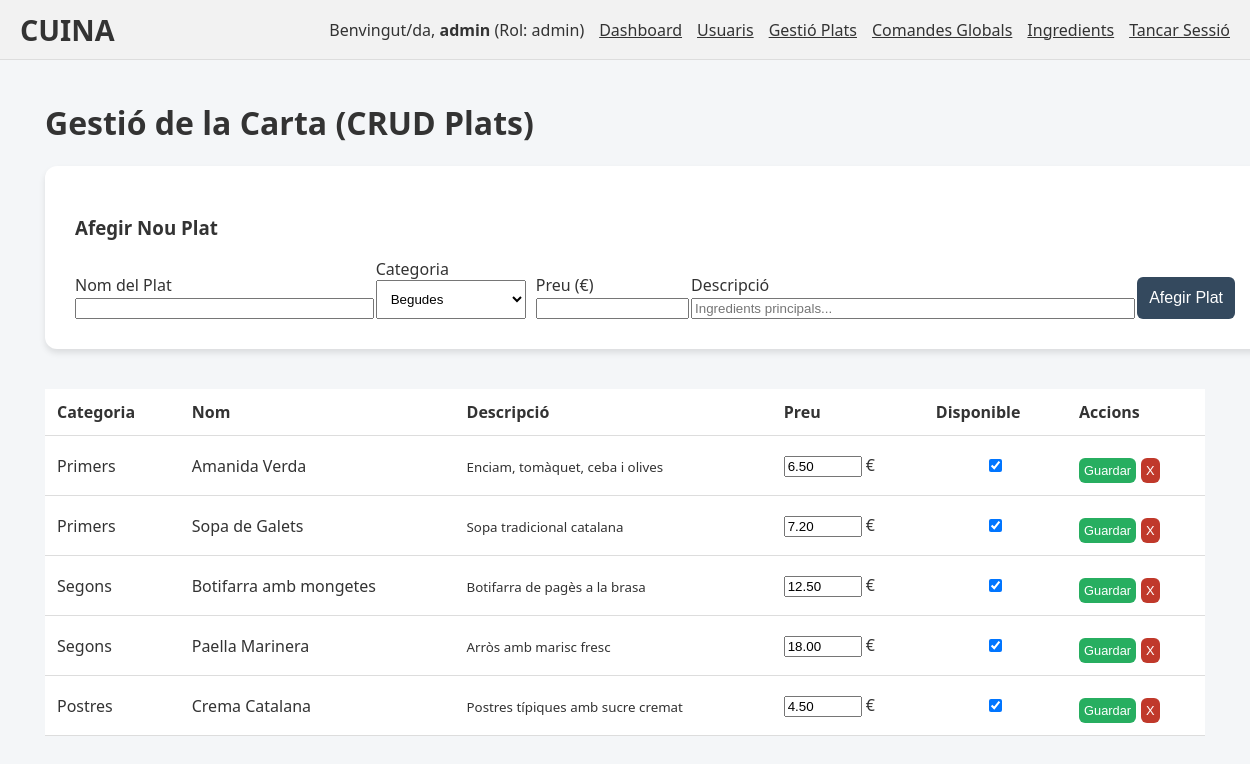
The app's page /public/admin_plats.php (signed in) with its own data.
### tables this page shows
CREATE TABLE `plats` (
  `id` INT AUTO_INCREMENT PRIMARY KEY,
  `categoria_id` INT NOT NULL,
  `nom` VARCHAR(160) NOT NULL,
  `descripcio` TEXT,
  `preu` DECIMAL(10,2) NOT NULL,
  `imatge_url` VARCHAR(255),
  `disponible` BOOLEAN DEFAULT TRUE,
  FOREIGN KEY (`categoria_id`) REFERENCES `categories`(`id`)
);

CREATE TABLE `categories` (
  `id` INT AUTO_INCREMENT PRIMARY KEY,
  `nom` VARCHAR(100) NOT NULL UNIQUE
);

### public/admin_plats.php (called while the page is built, shortened)
<?php
require_once __DIR__ . '/../src/database.php';
$categories = $dbConnection->query("SELECT * FROM categories")->fetch_all(MYSQLI_ASSOC);
$plats = $dbConnection->query("SELECT p.*, c.nom as cat_nom FROM plats p JOIN categories c ON p.categoria_id = c.id ORDER BY p.categoria_id, p.nom")->fetch_all(MYSQLI_ASSOC);
require_once __DIR__ . '/../views/admin_plats.view.php';
?>

### views/admin_plats.view.php (the view, shortened to what this page needs)
<!DOCTYPE html>
<html lang="ca">
<head>
    <link rel="stylesheet" href="css/styles.css">
</head>
<body>
    <?php require_once __DIR__ . '/partials/header.php'; ?>
    <div class="container">
        <h1>Gestió de la Carta (CRUD Plats)</h1>
        <div class="form-container" style="max-width: 100%; margin: 0 0 30px 0;">
            <h3>Afegir Nou Plat</h3>
            <form method="POST" action="admin_plats.php" style="display: flex; flex-wrap: wrap; gap: 10px; align-items: flex-end;">
                <div style="flex: 2; min-width: 200px;">
                    <label>Nom del Plat</label>
                    <input type="text" name="nom" required style="width: 100%;">
                </div>
                <div style="flex: 1; min-width: 150px;">
                    <label>Categoria</label>
                    <select name="categoria_id" style="width: 100%; padding: 10px;">
                        <?php foreach ($categories as $cat): ?>
                            <option value="<?= $cat['id'] ?>"><?= htmlspecialchars($cat['nom']) ?></option>
                        <?php endforeach; ?>
                    </select>
                </div>
                <div style="flex: 1; min-width: 100px;">
                    <label>Preu (€)</label>
                    <input type="number" step="0.01" name="preu" required style="width: 100%;">
                </div>
                <div style="flex: 3; min-width: 300px;">
                    <label>Descripció</label>
                    <input type="text" name="descripcio" placeholder="Ingredients principals..." style="width: 100%;">
                </div>
                <button type="submit" name="create_plat" style="width: auto; height: fit-content; margin: 0;">Afegir Plat</button>
            </form>
        </div>
        <div style="overflow-x: auto;">
            <table>
                <thead>
                    <tr>
                        <th>Categoria</th>
                        <th>Nom</th>
                        <th>Descripció</th>
                        <th>Preu</th>
                        <th>Disponible</th>
                        <th>Accions</th>
                    </tr>
                </thead>
                <tbody>
                    <?php foreach ($plats as $p): ?>
                        <tr>
                            <td><?= htmlspecialchars($p['cat_nom']) ?></td>
                            <td><?= htmlspecialchars($p['nom']) ?></td>
                            <td><small><?= htmlspecialchars($p['descripcio']) ?></small></td>
                            <form method="POST" action="admin_plats.php">
                                <td>
                                    <input type="number" step="0.01" name="preu" value="<?= $p['preu'] ?>" style="width: 70px;"> €
                                </td>
                                <td class="text-center">
                                    <input type="checkbox" name="disponible" <?= $p['disponible'] ? 'checked' : '' ?>>
                                </td>
                                <td>
                                    <div style="display: flex; gap: 5px;">
                                        <button type="submit" name="update_plat" style="width: auto; padding: 5px; font-size: 0.8em; background: #27ae60;">Guardar</button>
                            </form>
                                        <form method="POST" action="admin_plats.php" onsubmit="return confirm('Eliminar aquest plat definitivament?');" style="margin:0;">
                                            <button type="submit" name="delete_plat" style="width: auto; padding: 5px; font-size: 0.8em; background: #c0392b;">X</button>
                                        </form>
                                    </div>
                        </tr>
                    <?php endforeach; ?>
</body>
</html>

### views/partials/header.php (shortened to what this page needs)
<header style="width: 100%; box-sizing: border-box; background-color: #f2f2f2; padding: 10px 20px; border-bottom: 1px solid #ddd; display: flex; justify-content: space-between; align-items: center;">
    <div>
        <a href="../index.php" style="text-decoration: none;">
            <h1 style="margin: 0; font-size: 1.8rem; color: var(--primary); font-weight: 800; cursor: pointer;">CUINA</h1>
        </a>
    </div>
    <div>
        <?php if (isset($_SESSION['loggedin']) && $_SESSION['loggedin'] === true): ?>
            <span>
                Benvingut/da,
                <strong><?php echo htmlspecialchars($_SESSION['username']); ?></strong>
                (Rol: <?php echo htmlspecialchars($_SESSION['rol']); ?>)
            </span>
            <a href="dashboard.php" style="margin-left: 15px;">Dashboard</a>
            <?php if ($_SESSION['rol'] === 'admin'): ?>
                <a href="admin_users.php" style="margin-left: 15px;">Usuaris</a>
                <a href="admin_plats.php" style="margin-left: 15px;">Gestió Plats</a>
            <?php endif; ?>
            <?php if ($_SESSION['rol'] === 'admin' || $_SESSION['rol'] === 'cuiner'): ?>
                <a href="comandes_globals.php" style="margin-left: 15px;">Comandes Globals</a>
                <a href="ingredients_resum.php" style="margin-left: 15px;">Ingredients</a>
            <?php endif; ?>
            <a href="logout.php" style="margin-left: 15px;">Tancar Sessió</a>
        <?php else: ?>
            <span>Benvingut/da a la plataforma</span>
        <?php endif; ?>
    </div>
</header>

### public/css/styles.css (style rules this page uses)
:root { --color-pendent: #e74c3c; --color-preparacio: #e67e22; --color-llest: #3498db; --color-entregat: #27ae60; --bg-body: #f4f6f8; --text-main: #333; --card-bg: #fff; --shadow: 0 4px 6px rgba(0,0,0,0.1); }
body { margin: 0; font-family: 'Segoe UI', sans-serif; background: var(--bg-body); color: var(--text-main); display: flex; flex-direction: column; min-height: 100vh; }
.container { max-width: 1200px; margin: 0 auto; padding: 20px; width: 100%; box-sizing: border-box; }
header { flex-wrap: wrap; gap: 10px; }
header > div { display: flex; flex-wrap: wrap; align-items: center; }
header a { color: inherit; }
.form-container { background: var(--card-bg); width: 100%; max-width: 420px; padding: 30px; margin: 40px auto; border-radius: 12px; box-shadow: var(--shadow); display: flex; flex-direction: column; justify-content: center; }
button, .btn { width: 100%; padding: 12px; background: #34495e; color: white; border: none; border-radius: 6px; font-size: 16px; cursor: pointer; margin-top: 10px; text-align: center; text-decoration: none; display: inline-block; box-sizing: border-box; }
.text-center { text-align: center; }
table { width: 100%; border-collapse: collapse; margin-top: 10px; background: white; }
th, td { padding: 12px; border-bottom: 1px solid #ddd; text-align: left; }

### records on screen
plats: categoria.nom "Primers", nom "Amanida Verda", descripcio "Enciam, tomàquet, ceba i olives", preu "6.50", disponible "☑"
plats: categoria.nom "Primers", nom "Sopa de Galets", descripcio "Sopa tradicional catalana", preu "7.20", disponible "☑"
plats: categoria.nom "Segons", nom "Botifarra amb mongetes", descripcio "Botifarra de pagès a la brasa", preu "12.50", disponible "☑"
plats: categoria.nom "Segons", nom "Paella Marinera", descripcio "Arròs amb marisc fresc", preu "18.00", disponible "☑"
plats: categoria.nom "Postres", nom "Crema Catalana", descripcio "Postres típiques amb sucre cremat", preu "4.50", disponible "☑"

### other values on screen
$_SESSION['username'] "admin"
$_SESSION['rol'] "admin"
form field categoria_id "Begudes"
